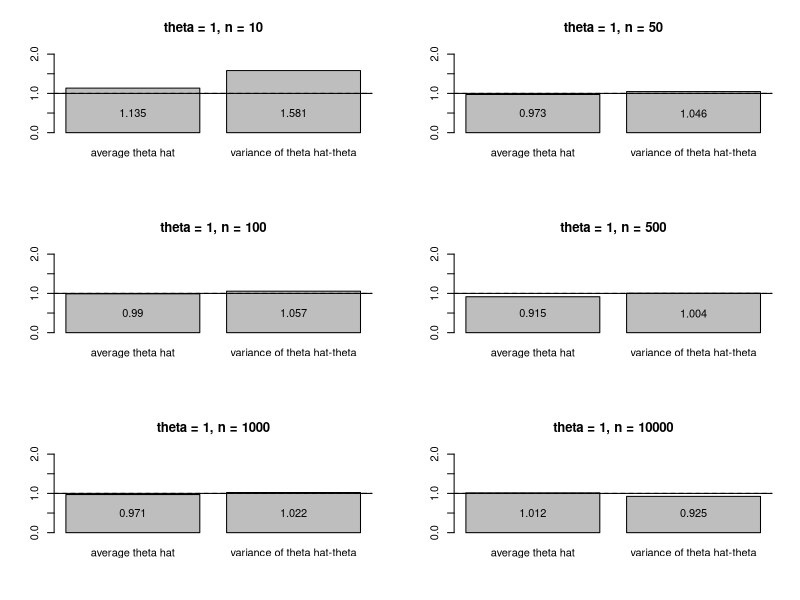

Reproduce this figure in R.
#Peter Rosenquist
#function for simulation of MLE theta of
#beta distribution 
simMLEBeta <- function(n, theta){
  theta_hat_set <- NULL
  theta_hat_minus_theta_set <- NULL
  for(i in 1:1000){
    data <- rbeta(n, theta, 1)
    log_data <- log(data)
    theta_hat <- -n/sum(log_data)
    theta_hat_minus_theta <- sqrt(n)*(theta_hat-theta)
    theta_hat_set <- c(theta_hat, 
                       theta_hat)
    theta_hat_minus_theta_set <- c(theta_hat_minus_theta_set, 
                                   theta_hat_minus_theta)
  }
  mean_theta_hat <- mean(theta_hat_set)
  variance <- var(theta_hat_minus_theta_set)
  results <- c(mean_theta_hat, variance)
  return(results)
}
#visualizing results
n_levels <- c(10, 50, 100, 500, 1000, 10000)
par(mfrow=c(3,2))
for(i in n_levels){
  theta <- 1
  results <- simMLEBeta(i, theta)
  barplot(results,
          names.arg = c("average theta hat", "variance of theta hat-theta"),
          ylim = c(0, theta^2 + theta),
          main = paste0("theta = ", theta, ", n = ", i))
  abline(h = theta, lty = 1)
  abline(h = theta^2, lty = 2)
  text(.70, .5, round(results[1], digits = 3))
  text(1.9, .5, round(results[2], digits = 3))
}
#solid line shows value of theta
#dashed line shows aymptotic variance
